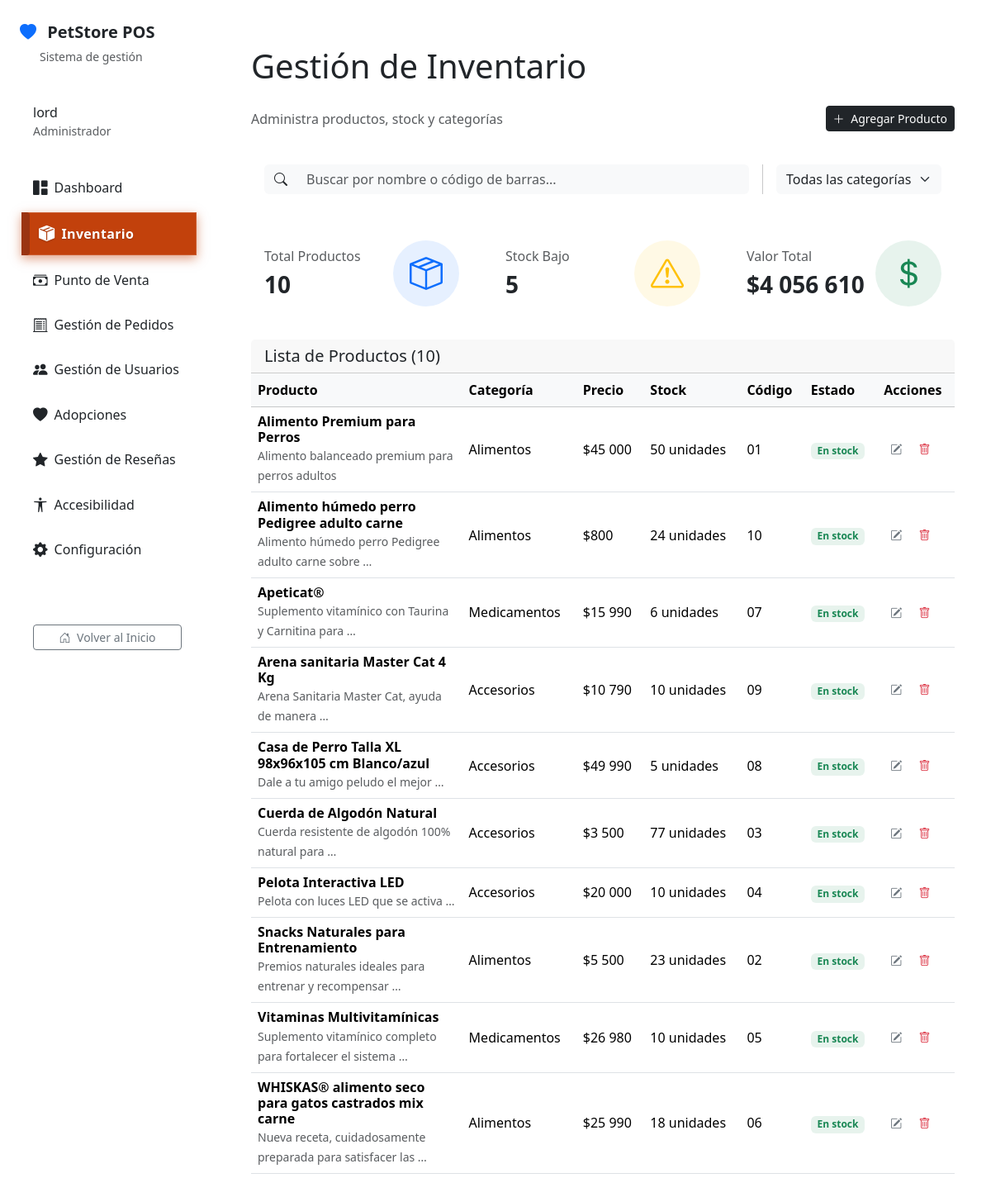
Screenshot of /dashboard/inventario/ (signed in) with the database file from the repository.
### catalog/models.py (models this page shows, shortened)
class Product(models.Model):
    sku = models.CharField(_("SKU"), max_length=3, unique=True)
    name = models.CharField(_("Nombre"), max_length=120)
    category = models.CharField(_("Categoría"), max_length=8, choices=Category.choices)
    price = models.DecimalField(_("Precio"), max_digits=10, decimal_places=2)
    stock = models.PositiveIntegerField(_("Stock"), default=0)
    description = models.TextField(_("Descripción"), blank=True)
    image = models.ImageField(_("Imagen"), upload_to="products/", blank=True, null=True)
    is_active = models.BooleanField(_("Activo"), default=True)
    created_at = models.DateTimeField(auto_now_add=True)
    class Meta:
        ordering = ["name"]
        verbose_name = _("Producto")
        verbose_name_plural = _("Productos")
        indexes = [
            models.Index(fields=['category', 'is_active']),
            models.Index(fields=['sku']),
        ]

### dashboard/views.py (the view)
class DashboardInventoryListView(ListView):
    model = Product
    template_name = "dashboard/inventario.html"
    context_object_name = "products"
    def get_queryset(self):
        queryset = super().get_queryset()
        category_pk = self.request.GET.get('cat')
        if category_pk:
            queryset = queryset.filter(category=category_pk)
        query = self.request.GET.get('q')
        if query:
            queryset = queryset.filter(
                models.Q(name__icontains=query) |
                models.Q(sku__icontains=query)
            )
        return queryset.order_by('name')
    def get_context_data(self, **kwargs):
        context = super().get_context_data(**kwargs)
        context['categories'] = [
            {'pk': choice[0], 'name': choice[1]}
            for choice in Category.choices
        ]
        context['category_selected'] = self.request.GET.get('cat', '')
        queryset = self.get_queryset()
        total_value = queryset.aggregate(
            total=Coalesce(
                Sum(F('price') * F('stock')),
                Value(0),
                output_field=DecimalField()
            )
        )['total']
        low_stock_count = queryset.filter(stock__lte=10, is_active=True).count()
        context['total_inventory_value'] = total_value
        context['low_stock_count'] = low_stock_count
        return context

### core/context_processors.py (called while the page is built)
def openai_chatbot(request):
    return {
        'OPENAI_ENABLED': getattr(settings, 'OPENAI_ENABLED', False),
    }

### templates/dashboard/inventario.html (shortened to what this page needs)
{% extends "dashboard/base.html" %}
{% load i18n %}
{% load humanize %}
{% block dashboard_title %}{% trans "Gestión de Inventario" %}{% endblock %}
{% block dashboard_content %}
    <div class="d-flex justify-content-between align-items-center mb-4">
        <div>
            <p class="text-muted mb-0">{% trans "Administra productos, stock y categorías" %}</p>
        </div>
        <div class="d-flex gap-2 align-items-center flex-wrap">
            <a href="{% url 'catalog:product_create' %}?next={% url 'dashboard:inventario' %}" class="btn btn-dark btn-sm">
                <i class="bi bi-plus-lg me-1"></i> <span class="d-none d-sm-inline">{% trans "Agregar Producto" %}</span><span class="d-sm-none">{% trans "Agregar" %}</span>
            </a>
        </div>
    </div>
    <div class="card stat-card mb-4">
        <div class="card-body d-flex flex-wrap gap-3 align-items-center">
            <form method="get" class="d-flex flex-grow-1">
                <div class="input-group">
                    <span class="input-group-text bg-light border-0"><i class="bi bi-search"></i></span>
                    <input type="text" name="q" class="form-control bg-light border-0" placeholder="{% trans 'Buscar por nombre o código de barras...' %}" value="{{ request.GET.q }}">
                </div>
            </form>
            <form method="get" class="d-flex">
                <select name="cat" class="form-select bg-light border-0" onchange="this.form.submit()">
                    <option value="">{% trans "Todas las categorías" %}</option>
                </select>
            </form>
        </div>
    </div>
    <div class="row g-4 mb-4">
        <div class="col-md-4">
            <div class="card stat-card h-100">
                <div class="card-body">
                    <div>
                        <h6 class="text-muted fw-normal">{% trans "Total Productos" %}</h6>
                        <h3 class="fw-bold mb-0">{{ products.count }}</h3>
                    </div>
                    <div class="stat-icon bg-primary bg-opacity-10">
                        <i class="bi bi-box-seam text-primary"></i>
                    </div>
                </div>
            </div>
        </div>
        <div class="col-md-4">
            <div class="card stat-card h-100">
                <div class="card-body">
                    <div>
                        <h6 class="text-muted fw-normal">{% trans "Stock Bajo" %}</h6>
                        <h3 class="fw-bold mb-0">{{ low_stock_count|default:0 }}</h3>
                    </div>
                    <div class="stat-icon bg-warning bg-opacity-10">
                        <i class="bi bi-exclamation-triangle text-warning"></i>
                    </div>
                </div>
            </div>
        </div>
        <div class="col-md-4">
            <div class="card stat-card h-100">
                <div class="card-body">
                    <div>
                        <h6 class="text-muted fw-normal">{% trans "Valor Total" %}</h6>
                        <h3 class="fw-bold mb-0">${{ total_inventory_value|default:0|intcomma }}</h3>
                    </div>
                    <div class="stat-icon bg-success bg-opacity-10">
                        <i class="bi bi-currency-dollar text-success"></i>
                    </div>
                </div>
            </div>
        </div>
    </div>
    <div class="card chart-card">
        <div class="card-header">
            <h5 class="card-title mb-0">{% trans "Lista de Productos" %} ({{ products.count }})</h5>
        </div>
        <div class="table-responsive">
            <table class="table table-hover align-middle mb-0">
                <thead class="table-light">
                    <tr>
                        <th scope="col" style="width: 30%;">{% trans "Producto" %}</th>
                        <th scope="col">{% trans "Categoría" %}</th>
                        <th scope="col">{% trans "Precio" %}</th>
                        <th scope="col">{% trans "Stock" %}</th>
                        <th scope="col">{% trans "Código" %}</th>
                        <th scope="col">{% trans "Estado" %}</th>
                        <th scope="col">{% trans "Acciones" %}</th>
                    </tr>
                </thead>
                <tbody>
                    {% for p in products %}
                    <tr>
                        <td>
                            <h6 class="fw-bold mb-0">{{ p.name }}</h6>
                            <small class="text-muted">{{ p.description|truncatewords:7 }}</small>
                        </td>
                        <td>{{ p.get_category_display }}</td>
                        <td>${{ p.price|floatformat:0|intcomma }}</td>
                        <td>{{ p.stock }} {% trans "unidades" %}</td>
                        <td>{{ p.sku }}</td>
                        <td>
                            {% if p.is_active and p.stock > 0 %}
                                <span class="badge bg-success bg-opacity-10 text-success">{% trans "En stock" %}</span>
                            {% elif p.is_active and p.stock <= 0 %}
                                <span class="badge bg-warning bg-opacity-10 text-warning">{% trans "Agotado" %}</span>
                            {% else %}
                                <span class="badge bg-danger bg-opacity-10 text-danger">{% trans "Inactivo" %}</span>
                            {% endif %}
                        </td>
                        <td>
                            <a href="{% url 'catalog:product_update' p.pk %}?next={% url 'dashboard:inventario' %}" class="btn btn-sm btn-outline-secondary border-0" title="{% trans 'Editar' %}">
                                <i class="bi bi-pencil-square"></i>
                            </a>
                            <a href="{% url 'catalog:product_delete' p.pk %}?next={% url 'dashboard:inventario' %}" class="btn btn-sm btn-outline-danger border-0" title="{% trans 'Eliminar' %}">
                                <i class="bi bi-trash"></i>
                            </a>
                        </td>
                    </tr>
                    {% empty %}
                    <tr>
                        <td colspan="7" class="text-center py-4">
                            <p class="text-muted mb-0">{% trans "No se encontraron productos que coincidan con la búsqueda." %}</p>
                        </td>
                    </tr>
                    {% endfor %}
                </tbody>
            </table>
        </div>
    </div>
{% endblock %}

### templates/dashboard/base.html (shortened to what this page needs)
{% load static %} {% load i18n %}
<!DOCTYPE html>
<html lang="{{ request.LANGUAGE_CODE }}">
  <head>
    <link
      href="https://cdn.jsdelivr.net/npm/bootstrap@5.3.3/dist/css/bootstrap.min.css"
      rel="stylesheet"
    />
    <link
      href="https://cdn.jsdelivr.net/npm/bootstrap-icons@1.11.3/font/bootstrap-icons.css"
      rel="stylesheet"
    />
    <link rel="stylesheet" href="{% static 'css/dashboard/style.css' %}" />
    <link rel="stylesheet" href="{% static 'css/accessibility.css' %}" />
  </head>
  <body class="dashboard-body">
    <nav class="sidebar" id="sidebar">
      <div class="sidebar-header">
        <a class="navbar-brand d-block" href="{% url 'dashboard:index' %}">
          <i class="bi bi-heart-fill me-2 text-primary"></i>
          <span class="fw-bold">PetStore POS</span>
        </a>
        <small class="text-muted d-block mt-1 ms-4">Sistema de gestión</small>
      </div>
      <div class="sidebar-user">
        <h6 class="mb-0">
          {{ request.user.first_name|default:request.user.username }}
        </h6>
        <small class="text-muted">Administrador</small>
      </div>
      <ul class="nav nav-pills flex-column sidebar-nav">
        <li class="nav-item">
          <a
            class="nav-link {% if request.resolver_match.url_name == 'index' %}active{% endif %}"
            href="{% url 'dashboard:index' %}"
          >
            <i class="bi bi-grid-1x2-fill me-2"></i> Dashboard
          </a>
        </li>
        <li class="nav-item">
          <a
            class="nav-link {% if request.resolver_match.url_name == 'inventario' %}active{% endif %}"
            href="{% url 'dashboard:inventario' %}"
          >
            <i class="bi bi-box-seam-fill me-2"></i> Inventario
          </a>
        </li>
        <li class="nav-item">
          <a class="nav-link {% if request.resolver_match.url_name == 'pos' %}active{% endif %}" href="{% url 'dashboard:pos' %}">
              <i class="bi bi-cash-stack me-2"></i> Punto de Venta
          </a>
        </li>
        <li class="nav-item">
          <a
            class="nav-link {% if request.resolver_match.url_name == 'pedidos' %}active{% endif %}"
            href="{% url 'dashboard:pedidos' %}"
          >
            <i class="bi bi-receipt-cutoff me-2"></i> Gestión de Pedidos
          </a>
        </li>
        <li class="nav-item">
          <a
            class="nav-link {% if request.resolver_match.url_name == 'usuarios' %}active{% endif %}"
            href="{% url 'dashboard:usuarios' %}"
          >
            <i class="bi bi-people-fill me-2"></i> Gestión de Usuarios
          </a>
        </li>
        <li class="nav-item">
          <a
            class="nav-link {% if request.resolver_match.url_name == 'adopciones' %}active{% endif %}"
            href="{% url 'dashboard:adopciones' %}"
          >
            <i class="bi bi-heart-fill me-2"></i> Adopciones
          </a>
        </li>
        <li class="nav-item">
          <a
            class="nav-link {% if request.resolver_match.url_name == 'reviews' %}active{% endif %}"
            href="{% url 'dashboard:reviews' %}"
          >
            <i class="bi bi-star-fill me-2"></i> Gestión de Reseñas
          </a>
        </li>
        <li class="nav-item">
          <a
            class="nav-link {% if request.resolver_match.url_name == 'accesibilidad' %}active{% endif %}"
            href="{% url 'dashboard:accesibilidad' %}"
          >
            <i class="bi bi-universal-access me-2"></i> Accesibilidad
          </a>
        </li>
        <li class="nav-item">
          <a
            class="nav-link {% if request.resolver_match.url_name == 'configuracion' %}active{% endif %}"
            href="{% url 'dashboard:configuracion' %}"
          >
            <i class="bi bi-gear-fill me-2"></i> Configuración
          </a>
        </li>
      </ul>
      <div class="sidebar-footer">
        <div id="google_translate_element_dash" class="mx-3"></div>
        <div class="px-3 mb-2">
          <a href="{% url 'home' %}" class="btn btn-outline-secondary btn-sm w-100">
            <i class="bi bi-house-door me-1"></i> Volver al Inicio
          </a>
        </div>
      </div>
    </nav>
    <div class="main-content">
      <div class="dashboard-content">
        <div class="container-fluid py-4">
          <h1 class="mb-4">{% block dashboard_title %}Dashboard{% endblock %}</h1>
          {% block dashboard_content %}{% endblock %}
        </div>
      </div>
    </div>
  </body>
</html>

### static/css/dashboard/style.css (style rules this page uses)
.dashboard-body { display: flex; background-color: var(--neutral-50); min-height: 100vh; }
.sidebar { width: 260px; height: 100vh; position: fixed; top: 0; left: 0; background-color: #fff; box-shadow: var(--shadow-lg); padding: 1.5rem; display: flex; flex-direction: column; border-right: 1px solid var(--neutral-200); z-index: 1000; overflow-y: auto; transition: transform 0.3s ease; }
.sidebar-header { padding-bottom: 1rem; border-bottom: 1px solid var(--neutral-200); margin-bottom: 1rem; }
.sidebar-header .navbar-brand { font-size: 1.25rem; color: var(--neutral-700); font-weight: 700; }
.sidebar-user { padding: 1rem; background: var(--primary-50); border-radius: var(--border-radius-lg); margin-bottom: 1rem; border: 1px solid var(--primary-100); }
.sidebar-nav { flex-grow: 1; }
.sidebar-nav .nav-item { margin-bottom: 0.25rem; }
.sidebar-nav .nav-link { color: var(--neutral-600); font-weight: 500; display: flex; align-items: center; padding: 0.75rem 1rem; border-radius: var(--border-radius); transition: all 0.3s ease; }
.sidebar-nav .nav-link i { font-size: 1.1rem; margin-right: 0.5rem; color: var(--neutral-500); }
.sidebar-nav .nav-link.active { background: #C2410C !important; background-color: #C2410C !important; color: #FFFFFF !important; font-weight: 700; box-shadow: 0 4px 12px rgba(194, 65, 12, 0.5), inset 0 0 0 1px rgba(255, 255, 255, 0.15); border-left: 5px solid #9A3412; position: relative; transform: translateX(2px); }
.sidebar-nav .nav-link.active::before { content: ''; position: absolute; left: 0; top: 0; bottom: 0; width: 5px; background: #9A3412; border-radius: 0 4px 4px 0; }
.sidebar-nav .nav-link.active i { color: #FFFFFF !important; font-size: 1.2rem; font-weight: bold; text-shadow: 0 1px 2px rgba(0, 0, 0, 0.2); }
.sidebar-nav .nav-link.active span, .sidebar-nav .nav-link.active { text-shadow: 0 1px 2px rgba(0, 0, 0, 0.2); letter-spacing: 0.02em; }
.sidebar-footer { border-top: 1px solid var(--neutral-200); padding-top: 1rem; margin-top: 1rem; }
.main-content { margin-left: 260px; flex-grow: 1; padding: 2rem; width: calc(100% - 260px); background: var(--neutral-50); min-height: 100vh; }
.stat-card { border: 1px solid var(--neutral-200); border-radius: var(--border-radius-lg); box-shadow: var(--shadow-md); transition: all 0.3s ease; background: #fff; }
.stat-card .card-body { display: flex; align-items: center; justify-content: space-between; }
.stat-card .stat-icon { width: 80px; height: 80px; display: flex; align-items: center; justify-content: center; font-size: 2.5rem; border-radius: 50%; color: white; background: var(--gradient-primary); box-shadow: var(--shadow-md); flex-shrink: 0; }
.chart-card { border: 1px solid var(--neutral-200); border-radius: var(--border-radius-lg); box-shadow: var(--shadow-md); background: #fff; }

### templates/dashboard/base.html (style rules this page uses)
#google_translate_element_dash { min-width: 110px; min-height: 30px; }

### rows the page displays
Product: name "Alimento Premium para Perros", description "Alimento balanceado premium para perros adultos", category "Alimentos", price "45 000", stock "50", sku "01"
Product: name "Alimento húmedo perro Pedigree adulto carne", description "Alimento húmedo perro Pedigree adulto carne sobre …", category "Alimentos", price "800", stock "24", sku "10"
Product: name "Apeticat®", description "Suplemento vitamínico con Taurina y Carnitina para …", category "Medicamentos", price "15 990", stock "6", sku "07"
Product: name "Arena sanitaria Master Cat 4 Kg", description "Arena Sanitaria Master Cat, ayuda de manera …", category "Accesorios", price "10 790", stock "10", sku "09"
Product: name "Casa de Perro Talla XL 98x96x105 cm Blanco/azul", description "Dale a tu amigo peludo el mejor …", category "Accesorios", price "49 990", stock "5", sku "08"
Product: name "Cuerda de Algodón Natural", description "Cuerda resistente de algodón 100% natural para …", category "Accesorios", price "3 500", stock "77", sku "03"
Product: name "Pelota Interactiva LED", description "Pelota con luces LED que se activa …", category "Accesorios", price "20 000", stock "10", sku "04"
Product: name "Snacks Naturales para Entrenamiento", description "Premios naturales ideales para entrenar y recompensar …", category "Alimentos", price "5 500", stock "23", sku "02"
Product: name "Vitaminas Multivitamínicas", description "Suplemento vitamínico completo para fortalecer el sistema …", category "Medicamentos", price "26 980", stock "10", sku "05"
Product: name "WHISKAS® alimento seco para gatos castrados mix carne", description "Nueva receta, cuidadosamente preparada para satisfacer las …", category "Alimentos", price "25 990", stock "18", sku "06"

### other values shown
{{ request.user.first_name|default:request.user.username }} "lord"
{{ products.count }} "10"
{{ low_stock_count|default:0 }} "5"
{{ total_inventory_value|default:0|intcomma }} "4 056 610"
